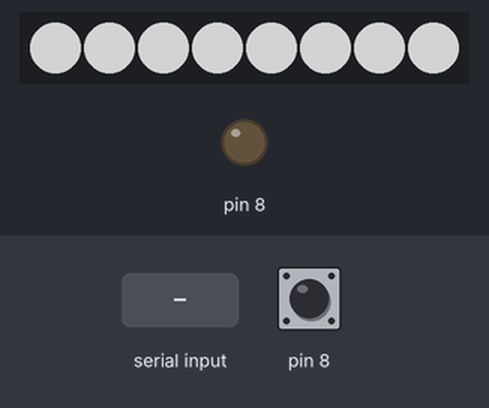
The sketch below on a simulated Arduino Uno, built with avr-gcc and run on an emulated ATmega328P. Parts: 8 RGB LEDs in strip order, left to right, output pins drawn as LEDs (lit = HIGH). The test bench sets the inputs (shaded band); at power-on: pin 8 LOW. Dim RGB values are drawn brighter than linear; random numbers use the default seed unless the sketch sets one; what the sketch prints to the serial monitor is not drawn.

Above: at 0.98 s.
1.3 s: pin 8 driven HIGH
At 1.33 s:
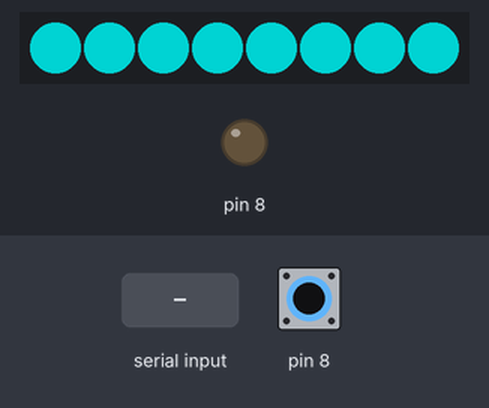
At 2.7 s:
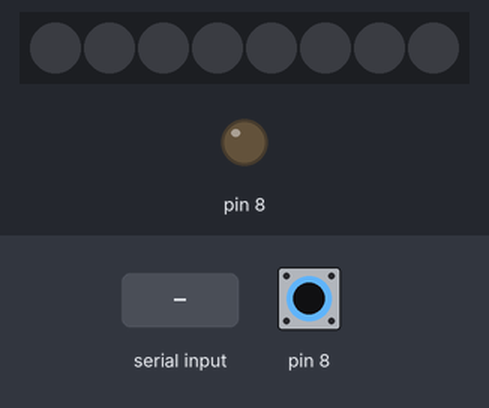
3.0 s: pin 8 driven LOW
At 3.36 s:
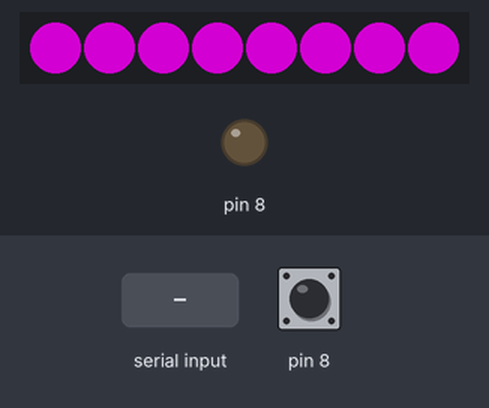
5.1 s: "90,45\n" received over the second serial link
7.3 s: "30,150\n" received over the second serial link
At 7.9 s:
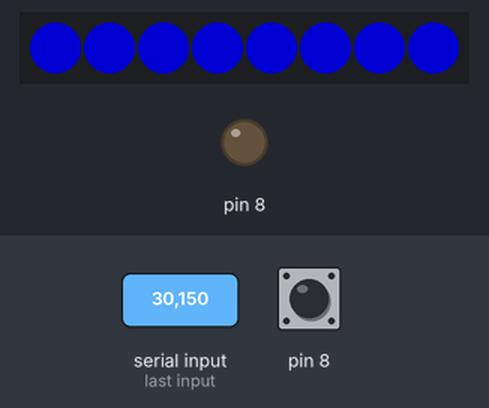
10.3 s: "5\n" received over the second serial link
13.3 s: pin 8 pulsed HIGH 2 times (0.12 s each, 0.3 s apart)
Timing chart, 0 to 17.9 s (numbered marks = the images above; inputs shaded):
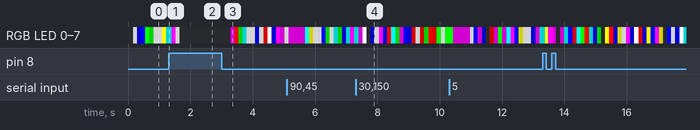

Measured:
- after the input at 3.0 s, RGB LED 0–7: off → RGB(127, 0, 127) after 0.30 s, → RGB(255, 0, 0) 0.12 s later, → RGB(0, 127, 0) 0.13 s later, → RGB(0, 127, 127) 0.13 s later, … (13 changes in this stretch); the LEDs: change after 0.30 s (image 3)

The sketch:

CapTouchNeoPixelDataAche.ino
```cpp
#include <Adafruit_NeoPixel.h>
#include <SoftwareSerial.h>

#define PRESSURE_THRESHOLD 210
#define NUM_PIXELS         8

#define BRIGHT 255
#define DIM    127

int averaged[3] = {0, 0, 0};
int averagedRemote[3] = {-1,-1, -1};

Adafruit_NeoPixel pixels = Adafruit_NeoPixel(NUM_PIXELS, 2, NEO_GRB + NEO_KHZ800);
SoftwareSerial BTserial(10, 11);
uint32_t colours[16] = {
  pixels.Color(     0,     0,     0),
  pixels.Color(     0,     0,   DIM),
  pixels.Color(     0,   DIM,     0),
  pixels.Color(     0,   DIM,   DIM),
  pixels.Color(   DIM,     0,     0),
  pixels.Color(   DIM,     0,   DIM),
  pixels.Color(   DIM,   DIM,     0),
  pixels.Color(   DIM,   DIM,   DIM),
  pixels.Color(   DIM,   DIM,   DIM),
  pixels.Color(     0,     0,BRIGHT),
  pixels.Color(     0,BRIGHT,     0),
  pixels.Color(     0,BRIGHT,BRIGHT),
  pixels.Color(BRIGHT,     0,     0),
  pixels.Color(BRIGHT,     0,BRIGHT),
  pixels.Color(BRIGHT,BRIGHT,     0),
  pixels.Color(BRIGHT,BRIGHT,BRIGHT),
};
bool debug = true;

void setup() {
  Serial.begin(9600);
  BTserial.begin(38400);
  pixels.begin();
  pixels.show();
}

bool readTouch() {
  int touchValue = readCapacitivePin(8);
  averaged[2] = averaged[1];
  averaged[1] = averaged[0];
  averaged[0] = touchValue;

  int averagedTotal = averaged[0] + averaged[1] + averaged[2];
  if (debug) {
    Serial.print("Touch value: ");
    Serial.print(touchValue);
    Serial.print(" [Average: ");
    Serial.print(averagedTotal);
    Serial.print(", ");
    if (averagedTotal > PRESSURE_THRESHOLD) {
      Serial.print("ABOVE");
    } else {
      Serial.print("BELOW");
    }
    Serial.print(" threshold");
    Serial.print("]");
  }

  return averagedTotal > PRESSURE_THRESHOLD;
}

void sendTouch(bool isTouched) {
  if (isTouched) {
    Serial.print(" [Send touch 1] ");
    BTserial.write("1");
  } else {
    Serial.print(" [Send touch 0] ");
    BTserial.write("0");
  }
}

uint8_t readCapacitivePin(int pinToMeasure){
  volatile uint8_t* port;
  volatile uint8_t* ddr;
  volatile uint8_t* pin;


  byte bitmask;
  if ((pinToMeasure >= 0) && (pinToMeasure <= 7)){
    port = &PORTD;
    ddr = &DDRD;
    bitmask = 1 << pinToMeasure;
    pin = &PIND;
  }
  if ((pinToMeasure > 7) && (pinToMeasure <= 13)){
    port = &PORTB;
    ddr = &DDRB;
    bitmask = 1 << (pinToMeasure - 8);
    pin = &PINB;
  }
  if ((pinToMeasure > 13) && (pinToMeasure <= 19)){
    port = &PORTC;
    ddr = &DDRC;
    bitmask = 1 << (pinToMeasure - 13);
    pin = &PINC;
  }
  // Discharge the pin first by setting it low and output
  *port &= ~(bitmask);
  *ddr  |= bitmask;
  delay(1);
  // Make the pin an input WITHOUT the internal pull-up on
  *ddr &= ~(bitmask);
  // Now see how long the pin to get pulled up
  int cycles = 16000;
  for(int i = 0; i < cycles; i++){
    if (*pin & bitmask){
      cycles = i;
      break;
    }
  }
  *port &= ~(bitmask);
  *ddr  |= bitmask;

  return cycles;
}

int remoteStateFromBT() {
  int returnValue = -1;

  while (BTserial.available() > 0) {
    char rawValue = BTserial.read();
    int intValue = int(rawValue) - 48;
    if (intValue >= 0 && intValue <16) {
      returnValue = intValue;
    }
  }

  averagedRemote[2] = averagedRemote[1];
  averagedRemote[1] = averagedRemote[0];
  averagedRemote[0] = returnValue;

  if (averagedRemote[0] != -1) {
    return averagedRemote[0];
  }
  if (averagedRemote[1] != -1) {
    return averagedRemote[1];
  }

  return averagedRemote[2];
}

uint32_t getColour(bool isTouched, int remoteState) {
  if (remoteState < 1) {
    if (isTouched) {
      if (debug) {
        Serial.print("Colour: Random");
      }
      return colours[random(16)];
    } else {
      if (debug) {
        Serial.print("Colour: Black");
      }
      return colours[0];
    }
  }

  if (debug) {
    Serial.print("Colour: ");
    Serial.print(remoteState);
  }

  return colours[remoteState];
}

void showColour(uint32_t colour) {
  if (debug) {
    Serial.print(" > uint: ");
    Serial.print(colour);
  }
  for (int i = 0; i < NUM_PIXELS; i++) {
    pixels.setPixelColor(i, colour);
  }
  pixels.show();
}

void loop() {
  int remoteState = remoteStateFromBT();
  if (debug) {
    Serial.print("[In from BT: ");
    Serial.print(remoteState);
    Serial.print("] ");
  }
  bool isTouched = readTouch();
  sendTouch(isTouched);
  showColour(getColour(isTouched, remoteState));
  if (debug) {
    Serial.print(" actual: ");
    Serial.print(pixels.getPixelColor(0));
    Serial.println(".");
  }
}
```
